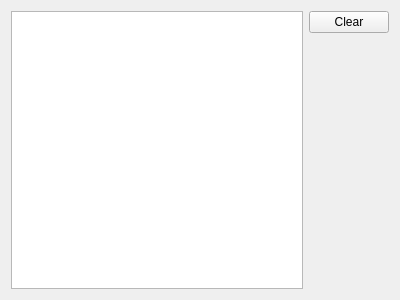
<?xml version="1.0" encoding="UTF-8"?>
<ui version="4.0">
 <class>LogView</class>
 <widget class="QWidget" name="LogView">
  <property name="geometry">
   <rect>
    <x>0</x>
    <y>0</y>
    <width>400</width>
    <height>300</height>
   </rect>
  </property>
  <property name="windowTitle">
   <string>Form</string>
  </property>
  <layout class="QHBoxLayout" name="horizontalLayout">
   <item>
    <layout class="QVBoxLayout" name="layoutTextEdit">
     <item>
      <widget class="QTextEdit" name="teLog">
       <property name="readOnly">
        <bool>true</bool>
       </property>
      </widget>
     </item>
    </layout>
   </item>
   <item>
    <layout class="QVBoxLayout" name="verticalLayout">
     <item>
      <widget class="QPushButton" name="btnClear">
       <property name="sizePolicy">
        <sizepolicy hsizetype="Fixed" vsizetype="Fixed">
         <horstretch>0</horstretch>
         <verstretch>0</verstretch>
        </sizepolicy>
       </property>
       <property name="text">
        <string>Clear</string>
       </property>
      </widget>
     </item>
     <item>
      <spacer name="verticalSpacer">
       <property name="orientation">
        <enum>Qt::Vertical</enum>
       </property>
       <property name="sizeHint" stdset="0">
        <size>
         <width>20</width>
         <height>40</height>
        </size>
       </property>
      </spacer>
     </item>
    </layout>
   </item>
  </layout>
 </widget>
 <resources/>
 <connections/>
</ui>
